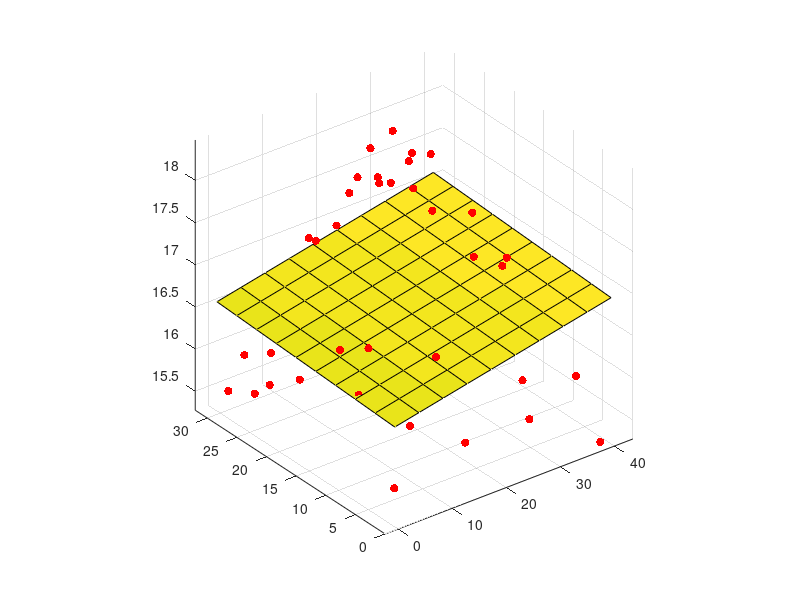
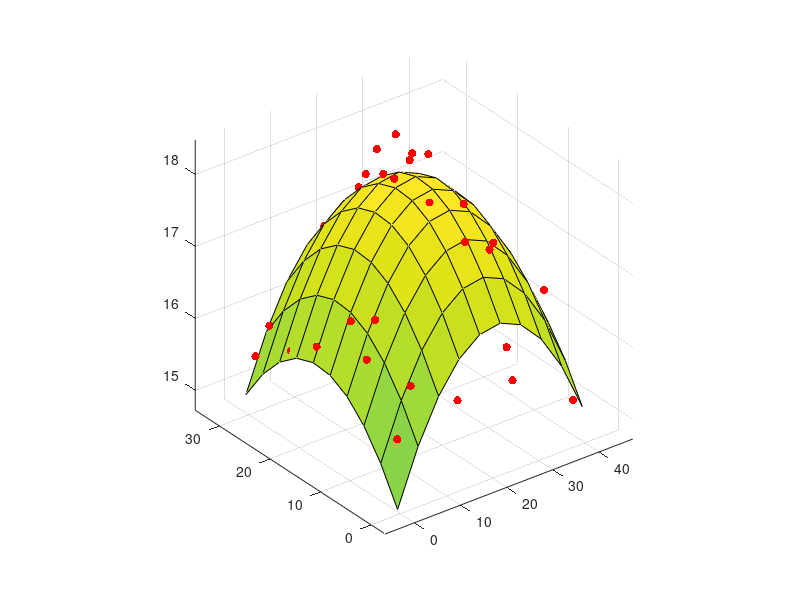

Source code (MATLAB) for these figures, in order: (Note: this script raises an error after producing the figures.)
 function demoSurfaceFit()
      % Based on code by Romain Thibaux <thibaux@eecs.berkeley.edu>
      load moteData; % X,y
      
      N = size(X,1);
      for useQuad = 0:1
        if ~useQuad
          Phi = [ones(N,1), X];
        else
          Phi = [ones(N,1), X, X.^2];
        end
        w = Phi \ y;
        figure;
        scatter3(X(:,1),X(:,2),y,'r','filled');axis vis3d;
        hold on
        x1 = linspace(min(X(:,1)),max(X(:,1)),10)';
        y1 = linspace(min(X(:,2)),max(X(:,2)),10)';
        [X1,Y1] = meshgrid(x1, y1);
        if useQuad
          Z = w(1) + w(2)*X1 + w(3)*Y1 + w(4)*X1.^2 + w(5)*Y1.^2;
        else
          Z = w(1) + w(2)*X1 + w(3)*Y1;
        end
        surf(x1, y1, Z);
        %title('Temperature at midnight')
        %zlabel('Temperature');
      end

figure(1);
printPmtkFigure surfaceLinear
figure(1);
printPmtkFigure surfaceQuad
end
   
   
